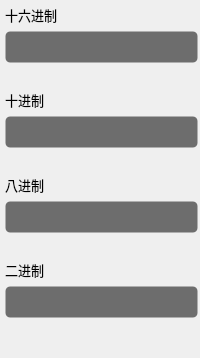
                    <widget class="QWidget" name="page_21">
                     <layout class="QVBoxLayout" name="verticalLayout_14">
                      <property name="spacing">
                       <number>6</number>
                      </property>
                      <property name="leftMargin">
                       <number>5</number>
                      </property>
                      <property name="topMargin">
                       <number>5</number>
                      </property>
                      <property name="rightMargin">
                       <number>2</number>
                      </property>
                      <property name="bottomMargin">
                       <number>0</number>
                      </property>
                      <item>
                       <widget class="QLabel" name="label_hex">
                        <property name="font">
                         <font>
                          <family>OPPOSans B</family>
                          <pointsize>10</pointsize>
                          <stylestrategy>PreferAntialias</stylestrategy>
                         </font>
                        </property>
                        <property name="text">
                         <string>十六进制</string>
                        </property>
                       </widget>
                      </item>
                      <item>
                       <widget class="QLineEdit" name="lineEdit_hex">
                        <property name="minimumSize">
                         <size>
                          <width>0</width>
                          <height>32</height>
                         </size>
                        </property>
                        <property name="maximumSize">
                         <size>
                          <width>16777215</width>
                          <height>32</height>
                         </size>
                        </property>
                        <property name="font">
                         <font>
                          <family>OPPOSans B</family>
                          <pointsize>10</pointsize>
                          <stylestrategy>PreferAntialias</stylestrategy>
                         </font>
                        </property>
                        <property name="styleSheet">
                         <string notr="true">background-color: rgb(25, 25, 25, 155);
border: 1px solid rgba(255, 255, 255, 0);
border-radius: 5px;
padding-left:10px;
padding-right:10px;</string>
                        </property>
                       </widget>
                      </item>
                      <item>
                       <spacer name="verticalSpacer_4">
                        <property name="orientation">
                         <enum>Qt::Vertical</enum>
                        </property>
                        <property name="sizeType">
                         <enum>QSizePolicy::Fixed</enum>
                        </property>
                        <property name="sizeHint" stdset="0">
                         <size>
                          <width>20</width>
                          <height>21</height>
                         </size>
                        </property>
                       </spacer>
                      </item>
                      <item>
                       <widget class="QLabel" name="label_dec">
                        <property name="font">
                         <font>
                          <family>OPPOSans B</family>
                          <pointsize>10</pointsize>
                          <stylestrategy>PreferAntialias</stylestrategy>
                         </font>
                        </property>
                        <property name="text">
                         <string>十进制</string>
                        </property>
                       </widget>
                      </item>
                      <item>
                       <widget class="QLineEdit" name="lineEdit_dec">
                        <property name="minimumSize">
                         <size>
                          <width>0</width>
                          <height>32</height>
                         </size>
                        </property>
                        <property name="maximumSize">
                         <size>
                          <width>16777215</width>
                          <height>32</height>
                         </size>
                        </property>
                        <property name="font">
                         <font>
                          <family>OPPOSans B</family>
                          <pointsize>10</pointsize>
                          <stylestrategy>PreferAntialias</stylestrategy>
                         </font>
                        </property>
                        <property name="styleSheet">
                         <string notr="true">background-color: rgb(25, 25, 25, 155);
border: 1px solid rgba(255, 255, 255, 0);
border-radius: 5px;
padding-left:10px;
padding-right:10px;</string>
                        </property>
                       </widget>
                      </item>
                      <item>
                       <spacer name="verticalSpacer_5">
                        <property name="orientation">
                         <enum>Qt::Vertical</enum>
                        </property>
                        <property name="sizeType">
                         <enum>QSizePolicy::Fixed</enum>
                        </property>
                        <property name="sizeHint" stdset="0">
                         <size>
                          <width>20</width>
                          <height>21</height>
                         </size>
                        </property>
                       </spacer>
                      </item>
                      <item>
                       <widget class="QLabel" name="label_oct">
                        <property name="font">
                         <font>
                          <family>OPPOSans B</family>
                          <pointsize>10</pointsize>
                          <stylestrategy>PreferAntialias</stylestrategy>
                         </font>
                        </property>
                        <property name="text">
                         <string>八进制</string>
                        </property>
                       </widget>
                      </item>
                      <item>
                       <widget class="QLineEdit" name="lineEdit_oct">
                        <property name="minimumSize">
                         <size>
                          <width>0</width>
                          <height>32</height>
                         </size>
                        </property>
                        <property name="maximumSize">
                         <size>
                          <width>16777215</width>
                          <height>32</height>
                         </size>
                        </property>
                        <property name="font">
                         <font>
                          <family>OPPOSans B</family>
                          <pointsize>10</pointsize>
                          <stylestrategy>PreferAntialias</stylestrategy>
                         </font>
                        </property>
                        <property name="styleSheet">
                         <string notr="true">background-color: rgb(25, 25, 25, 155);
border: 1px solid rgba(255, 255, 255, 0);
border-radius: 5px;
padding-left:10px;
padding-right:10px;</string>
                        </property>
                       </widget>
                      </item>
                      <item>
                       <spacer name="verticalSpacer_6">
                        <property name="orientation">
                         <enum>Qt::Vertical</enum>
                        </property>
                        <property name="sizeType">
                         <enum>QSizePolicy::Fixed</enum>
                        </property>
                        <property name="sizeHint" stdset="0">
                         <size>
                          <width>20</width>
                          <height>21</height>
                         </size>
                        </property>
                       </spacer>
                      </item>
                      <item>
                       <widget class="QLabel" name="label_bin">
                        <property name="font">
                         <font>
                          <family>OPPOSans B</family>
                          <pointsize>10</pointsize>
                          <stylestrategy>PreferAntialias</stylestrategy>
                         </font>
                        </property>
                        <property name="text">
                         <string>二进制</string>
                        </property>
                       </widget>
                      </item>
                      <item>
                       <widget class="QLineEdit" name="lineEdit_bin">
                        <property name="minimumSize">
                         <size>
                          <width>0</width>
                          <height>32</height>
                         </size>
                        </property>
                        <property name="maximumSize">
                         <size>
                          <width>16777215</width>
                          <height>32</height>
                         </size>
                        </property>
                        <property name="font">
                         <font>
                          <family>OPPOSans B</family>
                          <pointsize>10</pointsize>
                          <stylestrategy>PreferAntialias</stylestrategy>
                         </font>
                        </property>
                        <property name="styleSheet">
                         <string notr="true">background-color: rgb(25, 25, 25, 155);
border: 1px solid rgba(255, 255, 255, 0);
border-radius: 5px;
padding-left:10px;
padding-right:10px;</string>
                        </property>
                       </widget>
                      </item>
                      <item>
                       <spacer name="verticalSpacer">
                        <property name="orientation">
                         <enum>Qt::Vertical</enum>
                        </property>
                        <property name="sizeHint" stdset="0">
                         <size>
                          <width>20</width>
                          <height>40</height>
                         </size>
                        </property>
                       </spacer>
                      </item>
                     </layout>
                    </widget>
